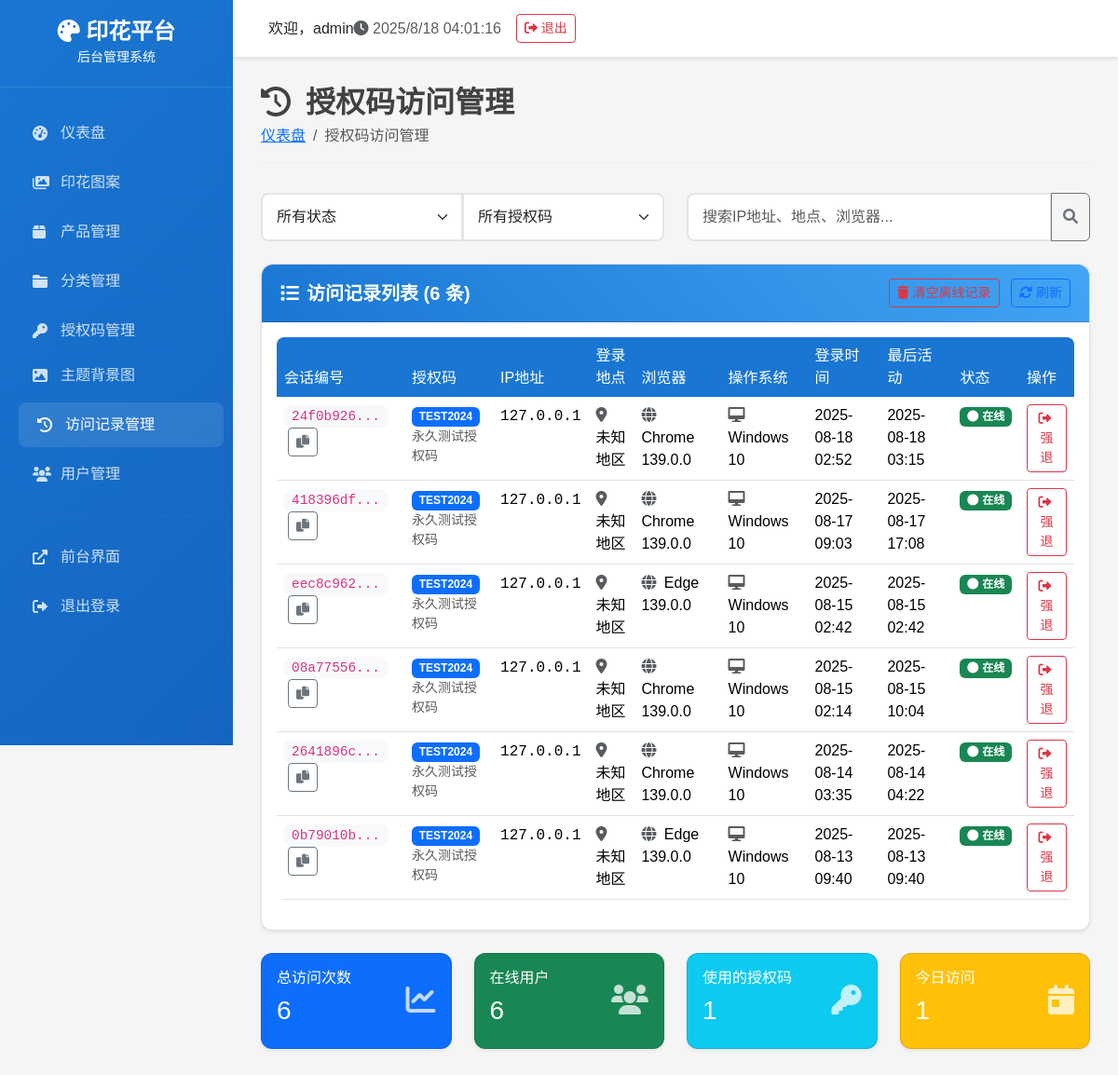
Before: /access-logs (signed in) with the older database file.
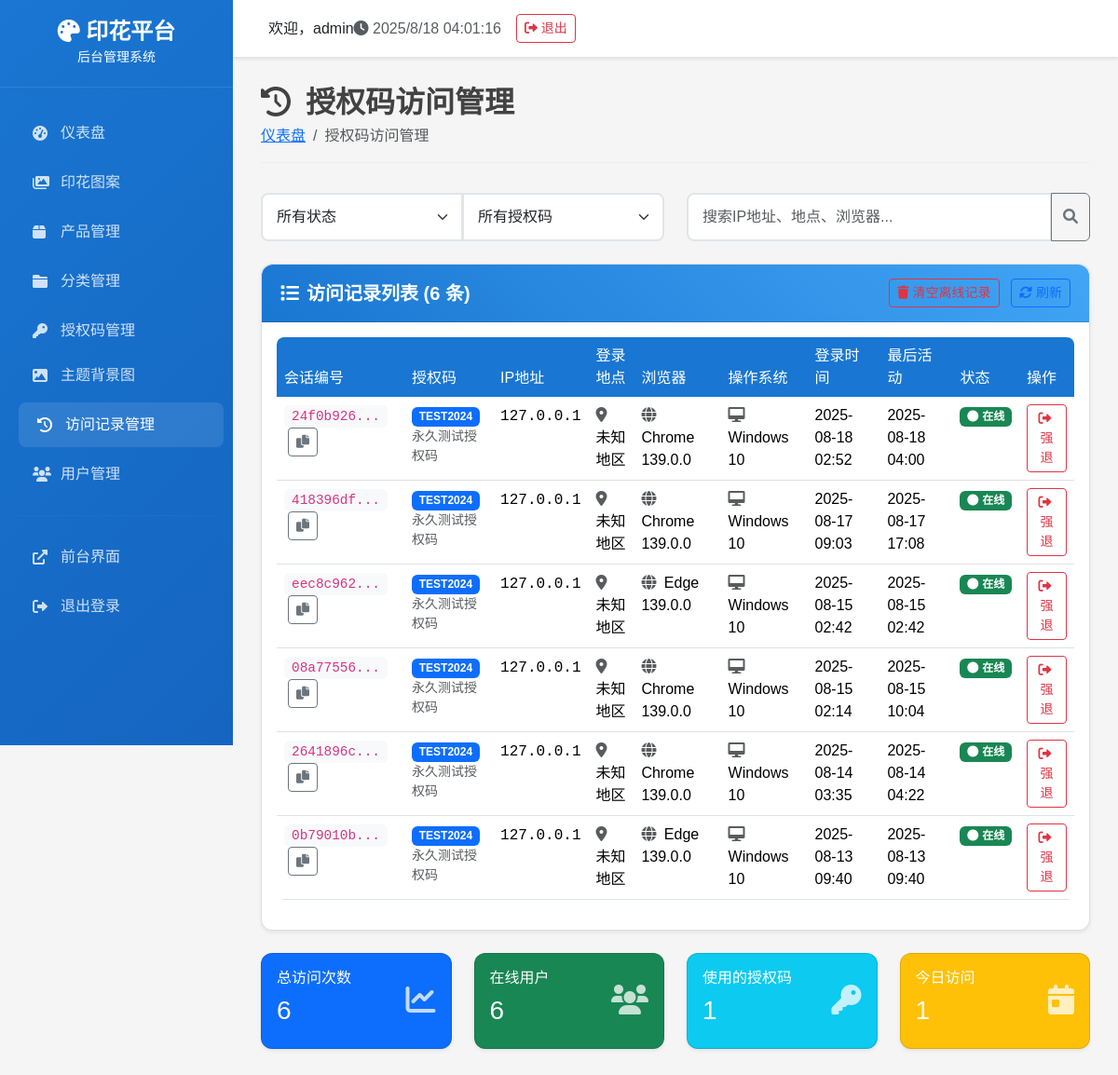
After: the same page with the newer database file.
### tables this page shows
CREATE TABLE access_logs (
        id INTEGER PRIMARY KEY AUTOINCREMENT,
        session_id TEXT NOT NULL,
        access_code TEXT NOT NULL,
        ip_address TEXT,
        location TEXT,
        browser TEXT,
        operating_system TEXT,
        login_time DATETIME DEFAULT CURRENT_TIMESTAMP,
        last_activity DATETIME DEFAULT CURRENT_TIMESTAMP,
        is_active BOOLEAN DEFAULT 1,
        logout_time DATETIME,
        FOREIGN KEY (access_code) REFERENCES access_codes (code)
    );

CREATE TABLE access_codes (
            id INTEGER PRIMARY KEY AUTOINCREMENT,
            code TEXT NOT NULL UNIQUE,
            description TEXT,
            start_date DATETIME,
            end_date DATETIME,
            is_active BOOLEAN DEFAULT 1,
            created_time DATETIME DEFAULT CURRENT_TIMESTAMP,
            usage_count INTEGER DEFAULT 0
        , expires_at DATETIME, max_uses INTEGER, used_count INTEGER DEFAULT 0);

### admin_app.py (the view)
    def decorated_function(*args, **kwargs):
        if 'admin_user_id' not in session:
            return redirect(url_for('login'))
        return f(*args, **kwargs)

### templates/admin/access_logs.html (shortened to what this page needs)
{% extends "admin/base.html" %}
{% block content %}
<div class="page-header">
    <h1><i class="fas fa-history me-3"></i>授权码访问管理</h1>
    <nav aria-label="breadcrumb">
        <ol class="breadcrumb">
            <li class="breadcrumb-item"><a href="{{ url_for('index') }}">仪表盘</a></li>
            <li class="breadcrumb-item active">授权码访问管理</li>
        </ol>
    </nav>
</div>
<div class="row mb-4">
    <div class="col-md-6">
        <div class="input-group">
            <select class="form-select" id="statusFilter">
                <option value="">所有状态</option>
            </select>
            <select class="form-select" id="codeFilter">
                <option value="">所有授权码</option>
                {% set unique_codes = [] %}
            </select>
        </div>
    </div>
    <div class="col-md-6">
        <div class="input-group">
            <input type="text" class="form-control" id="searchInput" placeholder="搜索IP地址、地点、浏览器...">
            <button class="btn btn-outline-secondary" type="button">
                <i class="fas fa-search"></i>
            </button>
        </div>
    </div>
</div>
<div class="card">
    <div class="card-header d-flex justify-content-between align-items-center">
        <h5><i class="fas fa-list me-2"></i>访问记录列表 ({{ access_logs|length }} 条)</h5>
        <div>
            <button class="btn btn-outline-danger btn-sm me-2" onclick="clearOfflineLogs()">
                <i class="fas fa-trash me-1"></i>清空离线记录
            </button>
            <button class="btn btn-outline-primary btn-sm" onclick="refreshLogs()">
                <i class="fas fa-sync-alt me-1"></i>刷新
            </button>
        </div>
    </div>
    <div class="card-body">
        {% if access_logs %}
        <div class="table-responsive">
            <table class="table table-hover">
                <thead>
                    <tr>
                        <th>会话编号</th>
                        <th>授权码</th>
                        <th>IP地址</th>
                        <th>登录地点</th>
                        <th>浏览器</th>
                        <th>操作系统</th>
                        <th>登录时间</th>
                        <th>最后活动</th>
                        <th>状态</th>
                        <th>操作</th>
                    </tr>
                </thead>
                <tbody id="logsTable">
                    {% for log in access_logs %}
                    <tr class="log-item" data-code="{{ log.access_code|lower }}" data-status="{{ log.is_active }}" data-search="{{ (log.ip_address + ' ' + log.location + ' ' + log.browser + ' ' + log.operating_system)|lower }}">
                        <td>
                            <code class="bg-light px-2 py-1 rounded">{{ log.session_id[:8] }}...</code>
                            <button class="btn btn-sm btn-outline-secondary ms-1" onclick="copyToClipboard('{{ log.session_id }}')">
                                <i class="fas fa-copy"></i>
                            </button>
                        </td>
                        <td>
                            <span class="badge bg-primary">{{ log.access_code }}</span>
                            {% if log.code_description %}
                                <small class="text-muted d-block">{{ log.code_description }}</small>
                            {% endif %}
                        </td>
                        <td>
                            <span class="text-monospace">{{ log.ip_address or '未知' }}</span>
                        </td>
                        <td>
                            <i class="fas fa-map-marker-alt text-muted me-1"></i>
                            {{ log.location or '未知地区' }}
                        </td>
                        <td>
                            <i class="fas fa-globe text-muted me-1"></i>
                            {{ log.browser or '未知浏览器' }}
                        </td>
                        <td>
                            <i class="fas fa-desktop text-muted me-1"></i>
                            {{ log.operating_system or '未知系统' }}
                        </td>
                        <td>
                            {% if log.login_time %}
                                {% if log.login_time is string %}
                                    {{ log.login_time[:16] }}
                                {% else %}
                                    {{ log.login_time.strftime('%Y-%m-%d %H:%M') }}
                                {% endif %}
                            {% else %}
                                未知
                            {% endif %}
                        </td>
                        <td>
                            {% if log.last_activity %}
                                {% if log.last_activity is string %}
                                    {{ log.last_activity[:16] }}
                                {% else %}
                                    {{ log.last_activity.strftime('%Y-%m-%d %H:%M') }}
                                {% endif %}
                            {% else %}
                                未知
                            {% endif %}
                        </td>
                        <td>
                            {% if log.is_active %}
                                <span class="badge bg-success">
                                    <i class="fas fa-circle me-1"></i>在线
                                </span>
                            {% endif %}
                        </td>
                        <td>
                            {% if log.is_active %}
                                <button class="btn btn-sm btn-outline-danger" onclick="forceLogout({{ log.id }})">
                                    <i class="fas fa-sign-out-alt me-1"></i>强退
                                </button>
                            {% else %}
                                <span class="text-muted">已离线</span>
                            {% endif %}
                        </td>
                    </tr>
                    {% endfor %}
                </tbody>
            </table>
        </div>
        {% else %}
        <div class="text-center py-5">
            <i class="fas fa-history fa-3x text-muted mb-3"></i>
            <h5 class="text-muted">暂无访问记录</h5>
            <p class="text-muted">当用户通过授权码登录时，访问记录将显示在这里</p>
        </div>
        {% endif %}
    </div>
</div>
<div class="row mt-4">
    <div class="col-md-3">
        <div class="card bg-primary text-white">
            <div class="card-body">
                <div class="d-flex justify-content-between">
                    <div>
                        <h6 class="card-title">总访问次数</h6>
                        <h3>{{ access_logs|length }}</h3>
                    </div>
                    <div class="align-self-center">
                        <i class="fas fa-chart-line fa-2x opacity-75"></i>
                    </div>
                </div>
            </div>
        </div>
    </div>
    <div class="col-md-3">
        <div class="card bg-success text-white">
            <div class="card-body">
                <div class="d-flex justify-content-between">
                    <div>
                        <h6 class="card-title">在线用户</h6>
                        <h3 id="onlineCount">0</h3>
                    </div>
                    <div class="align-self-center">
                        <i class="fas fa-users fa-2x opacity-75"></i>
                    </div>
                </div>
            </div>
        </div>
    </div>
    <div class="col-md-3">
        <div class="card bg-info text-white">
            <div class="card-body">
                <div class="d-flex justify-content-between">
                    <div>
                        <h6 class="card-title">使用的授权码</h6>
                        <h3 id="uniqueCodesCount">0</h3>
                    </div>
                    <div class="align-self-center">
                        <i class="fas fa-key fa-2x opacity-75"></i>
                    </div>
                </div>
            </div>
        </div>
    </div>
    <div class="col-md-3">
        <div class="card bg-warning text-white">
            <div class="card-body">
                <div class="d-flex justify-content-between">
                    <div>
                        <h6 class="card-title">今日访问</h6>
                        <h3 id="todayCount">0</h3>
                    </div>
                    <div class="align-self-center">
                        <i class="fas fa-calendar-day fa-2x opacity-75"></i>
                    </div>
                </div>
            </div>
        </div>
    </div>
</div>
{% endblock %}

### templates/admin/base.html (shortened to what this page needs)
<!DOCTYPE html>
<html lang="zh-CN">
<head>
    <link href="https://cdn.staticfile.net/bootstrap/5.3.2/css/bootstrap.min.css" rel="stylesheet">
    <link href="https://cdnjs.cloudflare.com/ajax/libs/font-awesome/6.0.0/css/all.min.css" rel="stylesheet">
</head>
<body>
    <div class="sidebar">
        <div class="logo">
            <h4><i class="fas fa-palette"></i> 印花平台</h4>
            <small>后台管理系统</small>
        </div>
        <nav class="nav-menu">
            <div class="nav-item">
                    <a href="{{ url_for('index') }}" class="nav-link {% if request.endpoint == 'index' %}active{% endif %}">
                    <i class="fas fa-tachometer-alt"></i>
                    <span>仪表盘</span>
                </a>
            </div>
            <div class="nav-item">
                <a href="{{ url_for('patterns') }}" class="nav-link {% if request.endpoint == 'patterns' %}active{% endif %}">
                    <i class="fas fa-images"></i>
                    印花图案
                </a>
            </div>
            <div class="nav-item">
                <a href="{{ url_for('products') }}" class="nav-link {% if request.endpoint == 'products' %}active{% endif %}">
                    <i class="fas fa-box"></i>
                    产品管理
                </a>
            </div>
            <div class="nav-item">
                <a href="{{ url_for('categories') }}" class="nav-link {% if request.endpoint == 'categories' %}active{% endif %}">
                    <i class="fas fa-folder"></i>
                    分类管理
                </a>
            </div>
            <div class="nav-item">
                    <a href="{{ url_for('access_codes') }}" class="nav-link {% if request.endpoint == 'access_codes' %}active{% endif %}">
                        <i class="fas fa-key"></i>
                        <span>授权码管理</span>
                    </a>
                    <a href="{{ url_for('theme_backgrounds') }}" class="nav-link {% if request.endpoint == 'theme_backgrounds' %}active{% endif %}">
                        <i class="fas fa-image"></i>
                        <span>主题背景图</span>
                    </a>
            </div>
            <div class="nav-item">
                <a href="{{ url_for('access_logs') }}" class="nav-link {% if request.endpoint == 'access_logs' %}active{% endif %}">
                    <i class="fas fa-history"></i>
                    访问记录管理
                </a>
            </div>
            <div class="nav-item">
                <a href="{{ url_for('users') }}" class="nav-link {% if request.endpoint == 'users' %}active{% endif %}">
                    <i class="fas fa-users"></i>
                    用户管理
                </a>
            </div>
            <hr style="border-color: rgba(255,255,255,0.1); margin: 20px 15px;">
            <div class="nav-item">
                <a href="http://localhost:5000" class="nav-link" target="_blank">
                    <i class="fas fa-external-link-alt"></i>
                    <span>前台界面</span>
                </a>
            </div>
            <div class="nav-item">
                <a href="{{ url_for('logout') }}" class="nav-link">
                    <i class="fas fa-sign-out-alt"></i>
                    <span>退出登录</span>
                </a>
            </div>
        </nav>
    </div>
    <div class="main-content">
        <div class="top-navbar">
            <div class="d-flex align-items-center">
                <span class="ms-2">欢迎，{{ session.admin_username or 'Admin' }}</span>
            </div>
            <div class="d-flex align-items-center">
                <span class="text-muted me-3">
                    <i class="fas fa-clock"></i>
                    <span id="current-time"></span>
                </span>
                <a href="{{ url_for('logout') }}" class="btn btn-outline-danger btn-sm">
                    <i class="fas fa-sign-out-alt"></i> 退出
                </a>
            </div>
        </div>
        <div class="content-area">
            {% block content %}{% endblock %}
        </div>
    </div>
</body>
</html>

Changed rows visible on the page:
changed access_logs (number 1 of 6 on the later page): last_activity "2025-08-18 03:15" → "2025-08-18 04:00"
